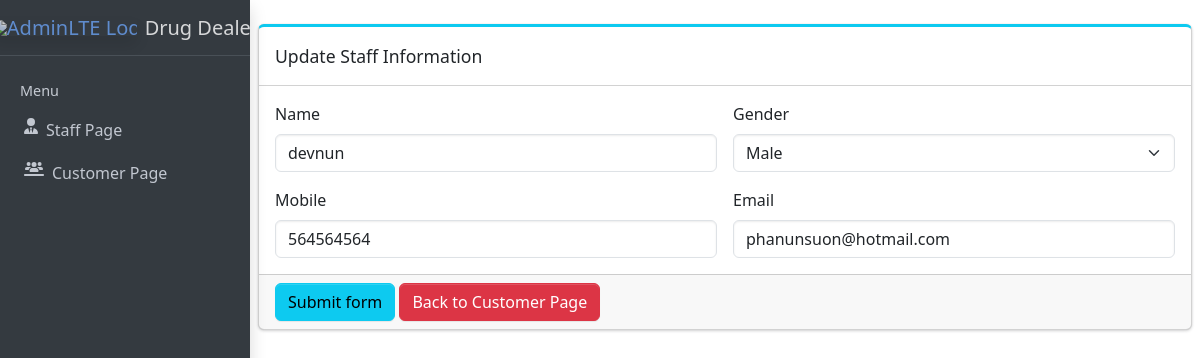
The page /public/pages/customer/edit.php?id=1 on the database its author committed.
### tables this page shows
CREATE TABLE `tbl_customer` (
  `id` int NOT NULL,
  `name` varchar(20) DEFAULT NULL,
  `gender` varchar(10) DEFAULT NULL,
  `mobile` varchar(20) DEFAULT NULL,
  `email` varchar(25) DEFAULT NULL
);

### public/pages/customer/edit.php (the view, shortened to what this page needs)
<!DOCTYPE html>
<html lang="en">
<head>
  <link rel="stylesheet" href="../../../dist/css/adminlte.css">
  <link rel="stylesheet" href="../../../dist/fontawesome/css/all.css">
</head>
<body class="hold-transition sidebar-mini">
  <div class="app-wrapper">
    <?php
    require_once("../../db/index.php");
    include_once("../../components/sidebar.php");
    $name = "";
    $gender = "";
    $mobile = "";
    $email = "";
    if (isset($_GET['id'])) {
      $id = $_GET['id'];
      $sql = "SELECT * FROM `tbl_customer` WHERE `id` = '$id'";
      $result = $conn->query($sql);
      if (isset($result)) {
        $row = $result->fetch_assoc();
        $name = $row['name'];
        $gender = $row['gender'];
        $mobile = $row['mobile'];
        $email = $row['email'];
      }
    }
    ?>
    <div class="app-content mt-4">
      <div class="card card-info card-outline mb-4">
        <div class="card-header">
          <div class="card-title">Update Staff Information</div>
        </div>
        <form class="needs-validation" novalidate method="POST">
          <div class="card-body">
            <div class="row g-3">
              <div class="col-md-6">
                <label for="validationCustom01" class="form-label">Name</label>
                <input type="text" class="form-control" id="validationCustom01" value="<?php echo $name ?>" name="name" required />
              </div>
              <div class="col-md-6">
                <label for="validationCustom04" class="form-label">Gender</label>
                <select class="form-select" id="validationCustom04" value="<?php echo $gender ?>" name="gender" required>
                  <option value="Male">Male</option>
                </select>
              </div>
              <div class="col-md-6">
                <label for="validationCustom02" class="form-label">Mobile</label>
                <input type="text" class="form-control" id="validationCustom02" value="<?php echo $mobile ?>" name="mob" required />
              </div>
              <div class="col-md-6">
                <label for="validationCustom02" class="form-label">Email</label>
                <input type="email" class="form-control" id="validationCustom02" value="<?php echo $email ?>" name="email" required />
              </div>
            </div>
          </div>
          <div class="card-footer">
            <button class="btn btn-info" type="submit">
              Submit form
            </button>
            <a href="./index.php" class="btn btn-danger">Back to Customer Page</a>
          </div>
        </form>
      </div>
    </div>
  </div>
</body>
</html>

### rows shown on the page
tbl_customer: name "devnun", gender "Male", mob "564564564", email "phanunsuon@hotmail.com"
